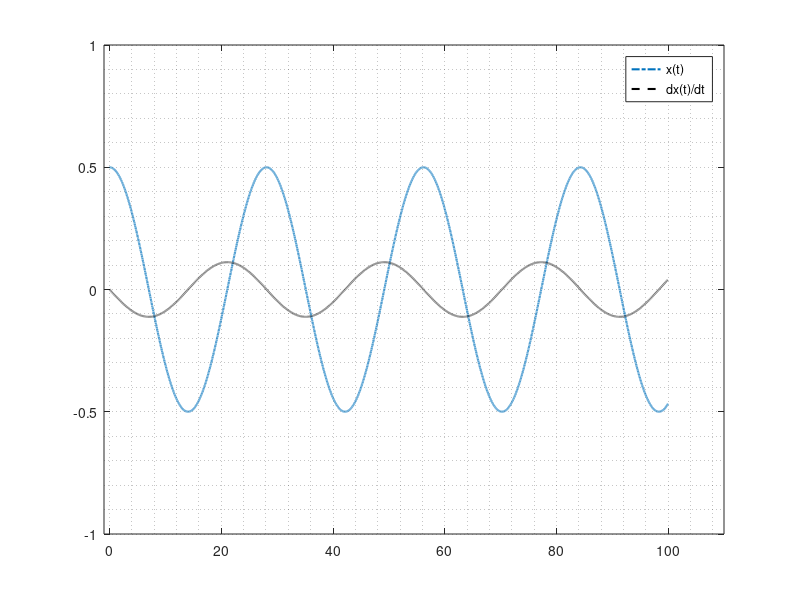

This figure's MATLAB source:
clc % clear command window
% % para poner coemnatrios 
clear %limpia espacio de trabajo 
close % cierra todas las figuras
close all %cierra todas las figuras

%vamos a graficar x(t) = xo*cos((k/m)^(1/2) * t) para el oscilador armonico
%del cuaderno fecha 22/2/23 


dt=0.01; %ritmo incremento de t 
t= 0:dt:100; % rango del incremento de t 

x = @(t, k, m, xo) xo*cos(sqrt(k/m) * t);
%el @ es un manejador de funciones que hace a x una funcion co argumentos(t, k, m, xo)
%cuando usamos el manejador tenemos que declara cada uno de nuestros
%argumentos 
k=0.4 ;  %declaramos t, k, m, xo
m = 2 ;
xo=0.5 ;

dx = @(t, k, m, xo) -xo*sqrt(k/m)*sin(sqrt(k/m)*t)

figure

plot(t,x(t, 0.1, m, xo),'-.', 'LineWidth',1.5)
%al plot le puedes dar los valores con las constantes ej k=0.4 o meterlo
%dentro del plot directamente ej plot(t,x(t, 0.4, m, xo)) e ignora lo
%impuesto en cosntante 
hold on 
 %ahora graficamos la velocidad igual traido del cuaderno 
plot(t,dx(t, 0.1, m, xo),'k--','LineWidth',1.5) %la k nos hace la linea negra el -- la hace punteada 
%le ponemos leyendas para identificar quien es quien en la grafica 
legend('x(t)', 'dx(t)/dt')
axis([-1 110 -1 1 ])
grid minor
%le damos mas descripciones para la grafica 



